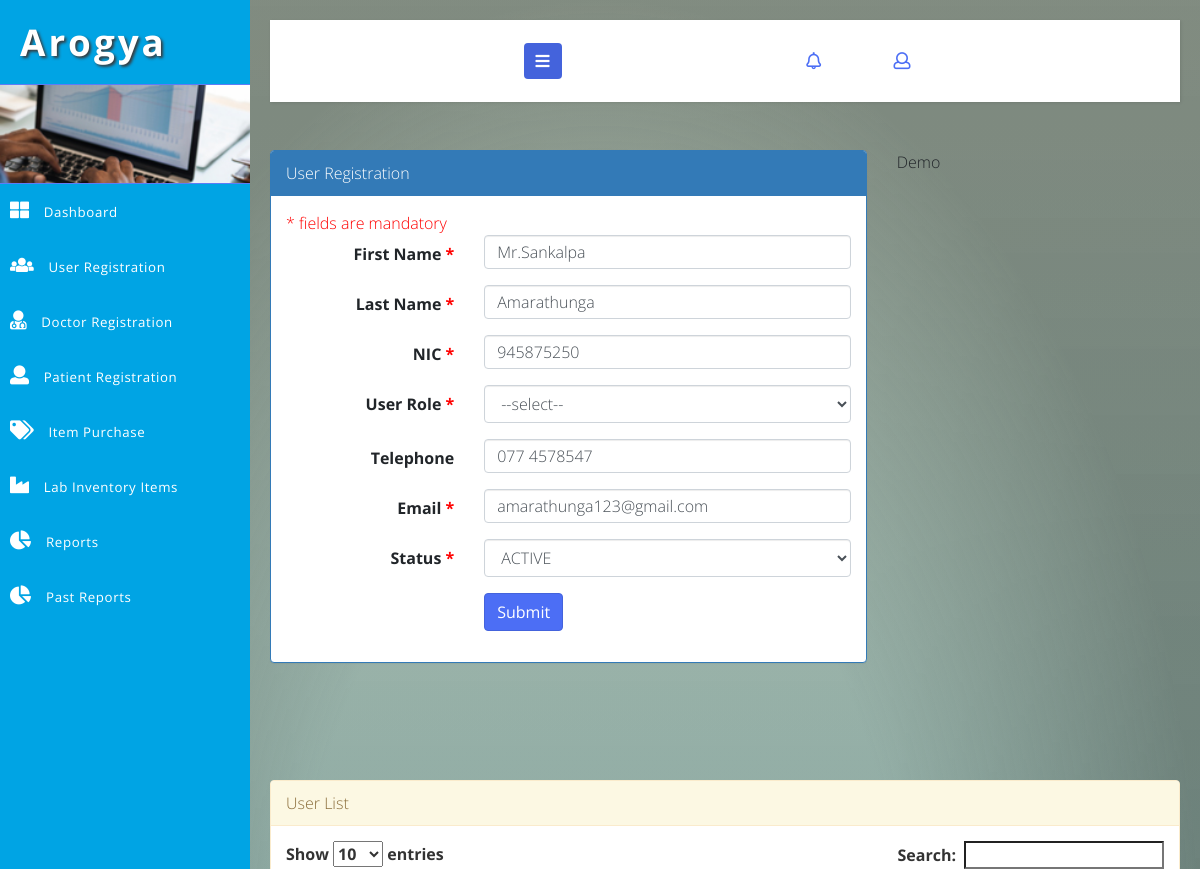
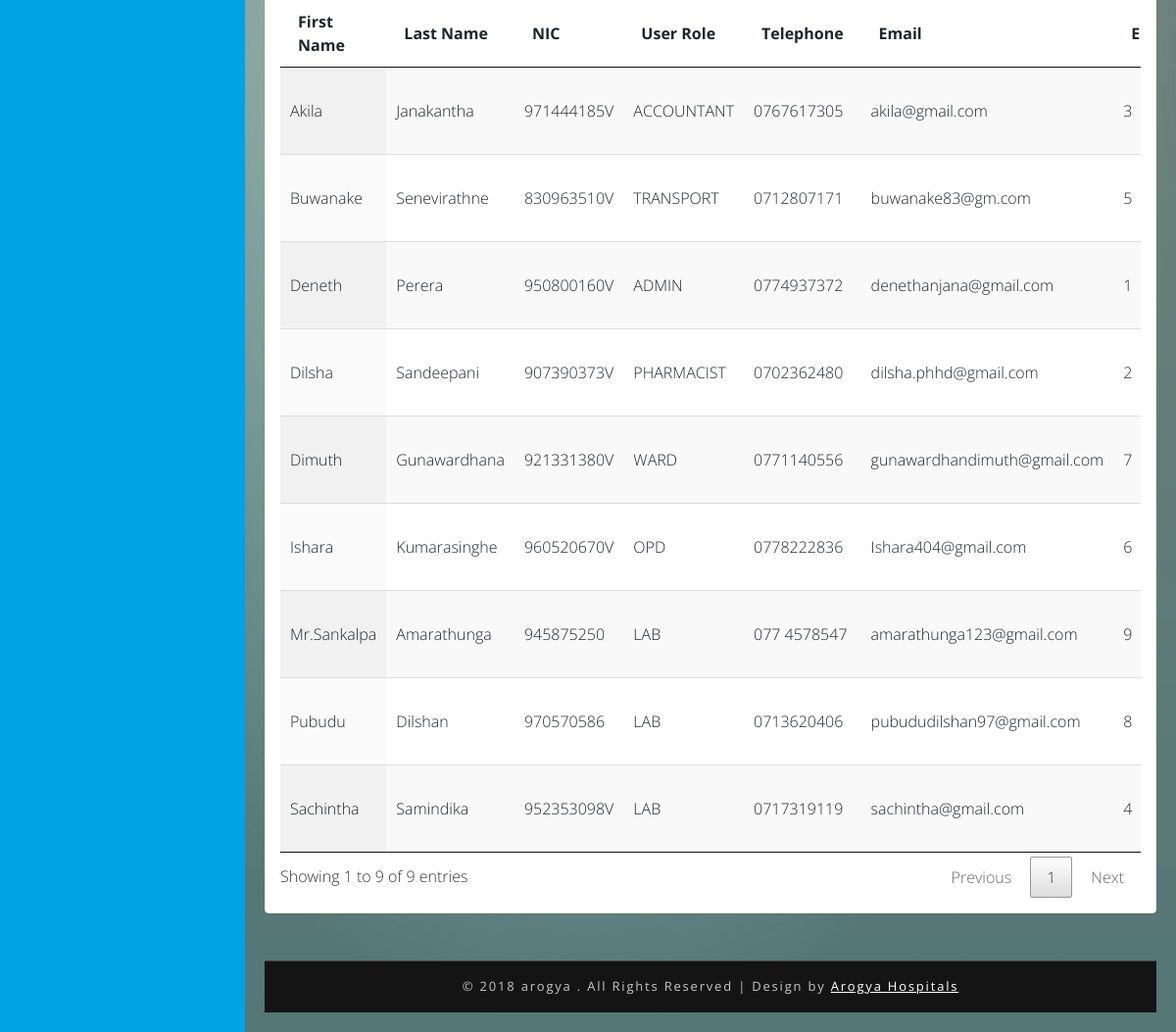
Screenshot of /Arogya_/arogyaadmin/admin/user-registration-demo.php with the database file from the repository (2 pictures, top to bottom).
### tables this page shows
CREATE TABLE `hms_user` (
  `id` int(5) NOT NULL,
  `first_name` varchar(100) DEFAULT NULL,
  `last_name` varchar(100) DEFAULT NULL,
  `nic` varchar(12) DEFAULT NULL,
  `pword` text,
  `user_role` varchar(20) DEFAULT NULL,
  `telephone` varchar(20) DEFAULT NULL,
  `email` varchar(100) DEFAULT NULL,
  `empno` varchar(10) DEFAULT NULL,
  `status_code` varchar(20) DEFAULT NULL,
  `created_date` timestamp NOT NULL DEFAULT CURRENT_TIMESTAMP,
  `created_user` int(5) DEFAULT NULL
);

### Arogya_/arogyaadmin/DB.php (called while the page is built, shortened)
<?php
function getDBConnection() {
    $servername = "localhost";
    $username = "root";
    $password = "";
    $db = "hmsdb";
    $conn = mysqli_connect($servername, $username, $password, $db);
    if (!$conn) {
        die("Connection failed: " . mysqli_connect_error());
    } else {
        return $conn;
    }
}
function getData($sql) {
    $conn = getDBConnection();
    $result = mysqli_query($conn, $sql);
    if (mysqli_num_rows($result) > 0) {
        return $result;
    } else {
        return FALSE;
    }
}
?>

### Arogya_/arogyaadmin/admin/user-registration-demo.php (the view, shortened to what this page needs)
<?php
include '../DB.php';
?>
<!DOCTYPE html>
<html lang="en">
    <head>
        <link rel="stylesheet" href="https://maxcdn.bootstrapcdn.com/bootstrap/3.3.7/css/bootstrap.min.css">
        <link rel="stylesheet" href="https://maxcdn.bootstrapcdn.com/font-awesome/4.7.0/css/font-awesome.min.css">
        <link href="../css/bootstrap.css" rel="stylesheet" type="text/css" media="all" />
        <link href="../css/style.css" rel="stylesheet" type="text/css" media="all" />
        <link rel="stylesheet" href="../css/style4.css">
        <link href="../css/fontawesome-all.css" rel="stylesheet">
    </head>
    <body>
        <div class="wrapper">
            <nav id="sidebar">
                <div class="sidebar-header">
                    <h1>
                        <a href="#">Arogya</a>
                    </h1>
                </div>
                <div class="profile-bg"></div>
                <?php
                include_once '../_tree_admin.php';
                ?>
            </nav>
            <div id="content">
                <?php include_once '../_top_bar.php'; ?>
                <div class="blank-page-content">
                    <div class="row">
                        <div class="col-md-8">
                            <div class="panel panel-primary">
                                <div class="panel-heading ">User Registration</div>
                                <div class="panel-body">
                                         <form class="form-horizontal"  onsubmit="return inputValidate()" action="<?php $_SERVER['SERVER_NAME'] ?>/<?= $_SESSION['sitename'] ?>/admin/user-registration.php" method="post">
                                <span class="mando-msg">* fields are mandatory</span>
                                <div class="form-group">
                                    <label for="text" class="control-label col-xs-4">First Name <span class="mando-msg">*</span></label>
                                    <div class="col-xs-8">
                                        <input id="first_name" name="first_name" type="text" required="" value="Mr.Sankalpa" class="form-control">
                                    </div>
                                </div>
                                <div class="form-group">
                                    <label for="text1" class="control-label col-xs-4">Last Name <span class="mando-msg">*</span></label>
                                    <div class="col-xs-8">
                                        <input id="last_name" name="last_name" type="text" required="" value="Amarathunga" class="form-control">
                                    </div>
                                </div>
                                <div class="form-group">
                                    <label for="text2" class="control-label col-xs-4">NIC <span class="mando-msg">*</span></label>
                                    <div class="col-xs-8">
                                        <input id="nic" name="nic" type="number" required="" class="form-control" value="945875250" placeholder="Without V or X">
                                    </div>
                                </div>
                                <div class="form-group">
                                    <label for="select" class="control-label col-xs-4">User Role <span class="mando-msg">*</span></label>
                                    <div class="col-xs-8">
                                        <select id="select" name="user_role" required="" class="select form-control">
                                            <option value="">--select--</option>
                                        </select>
                                    </div>
                                </div>
                                <div class="form-group">
                                    <label for="text3" class="control-label col-xs-4">Telephone</label>
                                    <div class="col-xs-8">
                                        <input id="text3" name="telephone" type="text" value="077 4578547" class="form-control">
                                    </div>
                                </div>
                                <div class="form-group">
                                    <label for="text4" class="control-label col-xs-4">Email <span class="mando-msg">* </span></label>
                                    <div class="col-xs-8">
                                        <input id="text4" name="email" type="email" value="amarathunga123@gmail.com" class="form-control">
                                    </div>
                                </div>
                                <div class="form-group">
                                    <label for="select1" class="control-label col-xs-4">Status <span class="mando-msg">*</span></label>
                                    <div class="col-xs-8">
                                        <select id="select1" name="status_code" class="select form-control">
                                            <option value="ACTIVE">ACTIVE</option>
                                        </select>
                                    </div>
                                </div>
                                <div class="form-group row">
                                    <div class="col-xs-offset-4 col-xs-8">
                                        <button name="btnReg" type="submit"  class="btn btn-primary">Submit</button>
                                    </div>
                                </div>
                            </form>
                                </div>
                            </div>
                            <div class="col-md-4">
                        </div>
                        </div>
                        <div class="col-md-4">
                            <a href="user-registration-demo.php">Demo</a>
                        </div>
                    </div>
                    <br>
                    <br>
                    <br>
                    <br>
                    <div class="panel panel-warning">
                        <div class="panel-heading ">User List</div>
                        <div class="panel-body">
                                  <table id="example" class="display table-responsive" cellspacing="0" width="100%">
                        <thead>
                            <tr>
                                <th>First Name</th>
                                <th>Last Name</th>
                                <th>NIC</th>
                                <th>User Role</th>
                                <th>Telephone</th>
                                <th>Email</th>
                                <th>EMPNO</th>
                            </tr>
                        </thead>
                        <tbody>
                            <?php
                            $sql = " SELECT * FROM hms_user ";
                            $resultx = getData($sql);
                            if ($resultx != FALSE) {
                                while ($row = mysqli_fetch_assoc($resultx)) {
                                    ?>
                                    <tr>
                                        <td><?= $row['first_name'] ?></td>
                                        <td><?= $row['last_name'] ?></td>
                                        <td><?= $row['nic'] ?></td>
                                        <td><?= $row['user_role'] ?></td>
                                        <td><?= $row['telephone'] ?></td>
                                        <td><?= $row['email'] ?></td>
                                        <td><?= $row['id'] ?></td>
                                    </tr>
                                    <?php
                                }
                            }
                            ?>
                        </tbody>
                    </table>
                        </div>
                    </div>
                </div>
                <?php include '../_footer.php'; ?>
            </div>
        </div>
        <link href="../css/jquery.dataTables.min.css" rel="stylesheet" type="text/css"/>
    </body>
</html>

### Arogya_/arogyaadmin/css/style.css (style rules this page uses)
* { margin: 0; padding: 0; }
body { background: radial-gradient(#eee, #668); height: 100vh; width: 100vw; }
html, body { margin: 0; font-size: 100%; font-family: 'Open Sans', sans-serif; background: #fff; }
.blank-page-content { min-height: 480px; }
.mando-msg { color: red; }
body a { text-decoration: none; transition: 0.5s all; -webkit-transition: 0.5s all; -moz-transition: 0.5s all; -o-transition: 0.5s all; -ms-transition: 0.5s all; }
input[type="button"], button[type="submit"] { transition: 0.5s all; -webkit-transition: 0.5s all; -moz-transition: 0.5s all; -o-transition: 0.5s all; -ms-transition: 0.5s all; }
h1, h2, h3, h4, h5, h6 { margin: 0; font-weight: 700; }
label { margin: 0; }
.profile-bg { border: 1px solid #5d7cf7; border-left: none; border-right: none; background: url(../images/menu1.jpg)no-repeat 0px 0px; -webkit-background-size: cover; -moz-background-size: cover; -o-background-size: cover; -ms-background-size: cover; background-size: cover; min-height: 100px; }
.table-responsive { display: block; width: 100%; overflow-x: auto; }
.btn-primary { color: #fff; background-color: #4c6ef5; border-color: #4463dc; }

### Arogya_/arogyaadmin/css/style4.css (style rules this page uses)
body { font-family: 'Open Sans', sans-serif; background: #f1f1f1; }
a, a:hover, a:focus { color: inherit; text-decoration: none; transition: all 0.3s; }
i, span { display: inline-block; }
.wrapper { display: flex; align-items: stretch; }
#sidebar { min-width: 250px; max-width: 250px; background: #00a4e4; color: #fff; transition: all 0.3s; }
.sidebar-header h1 { font-size: 2.3em; letter-spacing: 3px; color: #fff; text-shadow: 2px 2px 3px #39393a; }
#sidebar .sidebar-header { padding: 20px; background: #00a4e4; }
#content { padding: 20px; min-height: 100vh; transition: all 0.3s; overflow: hidden; width: 100%; }

### Arogya_/arogyaadmin/admin/user-registration-demo.php (style rules this page uses)
body { font-weight: 100; height: 100%; width: 100%; background: linear-gradient( rgba(200, 247, 197, 0.4), rgba(129, 207, 224, 0.8) ), linear-gradient( rgba(130, 130, 130, 0.5), rgba(130, 130, 115, 0.6) ), radial-gradient(ellipse closest-side at center, rgba(255, 255, 255, 0.9) 50%, rgba(0, 0, 0, 0.4) 100%), url(http://www.thisisstar.com/images/100UI/002/black_marble.jpg) no-repeat center center; background-size: cover; background-attachment: fixed; background-blend-mode: multiply,normal,normal,normal; }

### rows the page displays
hms_user: first_name "Deneth", last_name "Perera", nic "950800160V", user_role "ADMIN", telephone "0774937372", email "denethanjana@gmail.com", id "1"
hms_user: first_name "Dilsha", last_name "Sandeepani", nic "907390373V", user_role "PHARMACIST", telephone "0702362480", email "dilsha.phhd@gmail.com", id "2"
hms_user: first_name "Akila", last_name "Janakantha", nic "971444185V", user_role "ACCOUNTANT", telephone "0767617305", email "akila@gmail.com", id "3"
hms_user: first_name "Sachintha", last_name "Samindika", nic "952353098V", user_role "LAB", telephone "0717319119", email "sachintha@gmail.com", id "4"
hms_user: first_name "Buwanake", last_name "Senevirathne", nic "830963510V", user_role "TRANSPORT", telephone "0712807171", email "buwanake83@gm.com", id "5"
hms_user: first_name "Ishara", last_name "Kumarasinghe", nic "960520670V", user_role "OPD", telephone "0778222836", email "Ishara404@gmail.com", id "6"
hms_user: first_name "Dimuth", last_name "Gunawardhana", nic "921331380V", user_role "WARD", telephone "0771140556", email "gunawardhandimuth@gmail.com", id "7"
hms_user: first_name "Pubudu", last_name "Dilshan", nic "970570586", user_role "LAB", telephone "0713620406", email "pubududilshan97@gmail.com", id "8"
hms_user: first_name "Mr.Sankalpa", last_name "Amarathunga", nic "945875250", user_role "LAB", telephone "077 4578547", email "amarathunga123@gmail.com", id "9"
